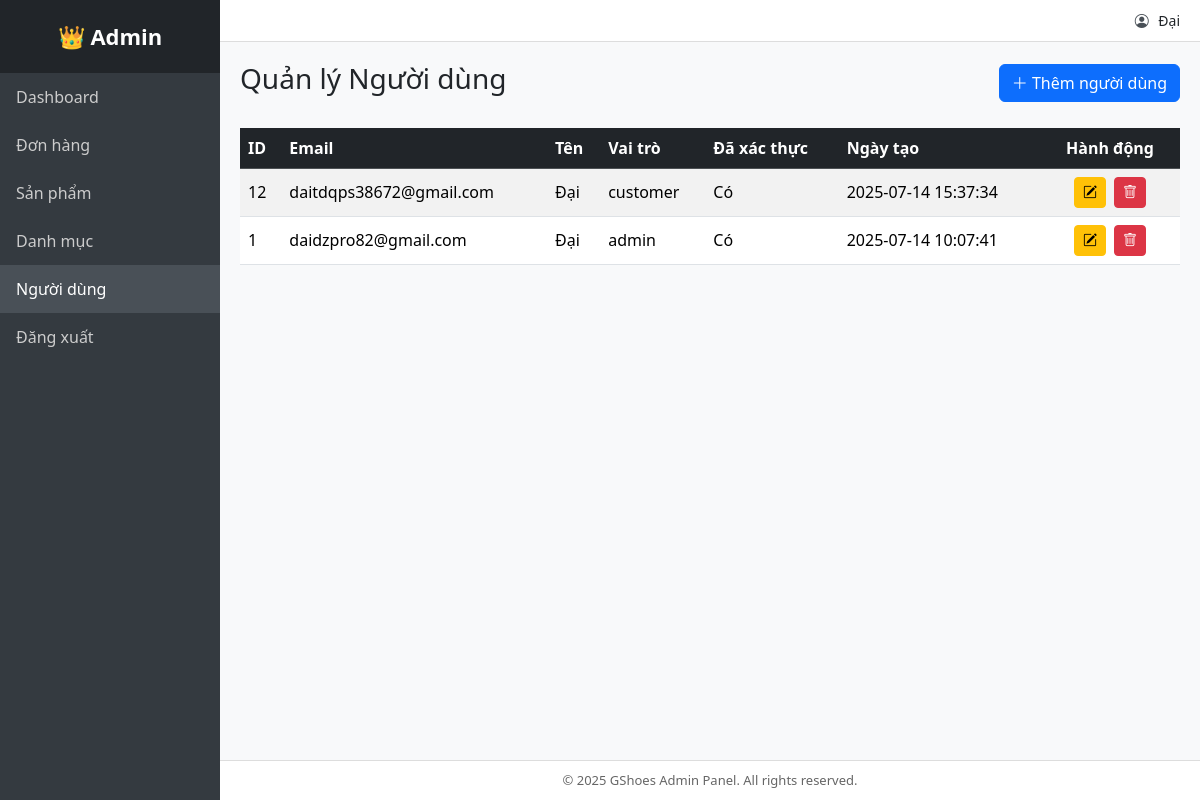
Page /admin/index.php?controller=user&action=index (signed in) on the committed database.
### tables this page shows
CREATE TABLE `users` (
  `id` int(10) UNSIGNED NOT NULL,
  `email` varchar(120) NOT NULL,
  `password` char(255) NOT NULL,
  `name` varchar(120) DEFAULT NULL,
  `role` enum('customer','admin') DEFAULT 'customer',
  `created_at` timestamp NOT NULL DEFAULT current_timestamp(),
  `is_verified` tinyint(1) DEFAULT 0,
  `otp_code` varchar(10) DEFAULT NULL,
  `reset_token` varchar(64) DEFAULT NULL,
  `reset_token_expiry` datetime DEFAULT NULL
);

### admin/controllers/UserController.php (called while the page is built, shortened)
<?php
require_once __DIR__ . '/../models/UserModel.php';
class UserController
{
    private $model;
    public function __construct()
    {
        $this->model = new UserModel();
    }
    public function index()
    {
        $users = $this->model->getAll();
        require __DIR__ . '/../views/user/index.php';
    }
}

### admin/models/UserModel.php (called while the page is built, shortened)
<?php
require_once __DIR__ . '/../../includes/db.php';
class UserModel
{
    private $pdo;
    public function __construct()
    {
        $this->pdo = getPDO();
    }
    public function getAll()
    {
        $stmt = $this->pdo->query("SELECT id, email, name, role, created_at, is_verified FROM users ORDER BY created_at DESC");
        return $stmt->fetchAll();
    }
}

### includes/db.php (called while the page is built)
<?php
function getPDO(): PDO {
    static $pdo = null;
    if ($pdo === null) {
        $pdo = new PDO(
            'mysql:host=localhost;dbname=shoe_shop;charset=utf8mb4',
            'root',
            '',
            [
                PDO::ATTR_ERRMODE => PDO::ERRMODE_EXCEPTION,
                PDO::ATTR_DEFAULT_FETCH_MODE => PDO::FETCH_ASSOC,
            ]
        );
    }
    return $pdo;
}

### admin/views/user/index.php (the view)
<?php require_once __DIR__ . '/../../layouts/header.php'; ?>
<div class="d-flex justify-content-between align-items-center mb-4">
    <h1 class="h3">Quản lý Người dùng</h1>
    <a href="index.php?controller=user&action=create" class="btn btn-primary">
        <i class="bi bi-plus-lg"></i> Thêm người dùng
    </a>
</div>
<table class="table table-striped table-hover align-middle">
    <thead class="table-dark">
        <tr>
            <th>ID</th>
            <th>Email</th>
            <th>Tên</th>
            <th>Vai trò</th>
            <th>Đã xác thực</th>
            <th>Ngày tạo</th>
            <th class="text-center" style="width: 140px;">Hành động</th>
        </tr>
    </thead>
    <tbody>
        <?php if (!empty($users)): ?>
            <?php foreach ($users as $u): ?>
                <tr>
                    <td><?= htmlspecialchars($u['id']) ?></td>
                    <td><?= htmlspecialchars($u['email']) ?></td>
                    <td><?= htmlspecialchars($u['name']) ?></td>
                    <td><?= htmlspecialchars($u['role']) ?></td>
                    <td><?= $u['is_verified'] ? 'Có' : 'Chưa' ?></td>
                    <td><?= $u['created_at'] ?></td>
                    <td class="text-center">
                        <a href="index.php?controller=user&action=edit&id=<?= $u['id'] ?>" class="btn btn-sm btn-warning me-1" title="Sửa">
                            <i class="bi bi-pencil-square"></i>
                        </a>
                        <a href="index.php?controller=user&action=delete&id=<?= $u['id'] ?>" class="btn btn-sm btn-danger" title="Xóa"
                            onclick="return confirm('Bạn có chắc muốn xóa người dùng này không?');">
                            <i class="bi bi-trash"></i>
                        </a>
                    </td>
                </tr>
            <?php endforeach; ?>
        <?php else: ?>
            <tr><td colspan="7" class="text-center">Chưa có người dùng nào.</td></tr>
        <?php endif; ?>
    </tbody>
</table>
<?php require_once __DIR__ . '/../../layouts/footer.php'; ?>

### admin/layouts/header.php (shortened to what this page needs)
<?php
$user = $_SESSION['admin_user'] ?? null;
?>
<!DOCTYPE html>
<html lang="vi">
<head>
    <link href="https://cdn.jsdelivr.net/npm/bootstrap@5.3.3/dist/css/bootstrap.min.css" rel="stylesheet" />
    <link href="https://cdn.jsdelivr.net/npm/bootstrap-icons@1.10.5/font/bootstrap-icons.css" rel="stylesheet" />
</head>
<body>
    <nav class="sidebar">
        <div class="logo">👑 Admin</div>
        <a href="index.php?controller=dashboard&action=index" class="<?= ($_GET['controller'] ?? '') === 'dashboard' ? 'active' : '' ?>">Dashboard</a>
        <a href="index.php?controller=order&action=index" class="<?= ($_GET['controller'] ?? '') === 'order' ? 'active' : '' ?>">Đơn hàng</a>
        <a href="index.php?controller=product&action=index" class="<?= ($_GET['controller'] ?? '') === 'product' ? 'active' : '' ?>">Sản phẩm</a>
        <a href="index.php?controller=category&action=index" class="<?= ($_GET['controller'] ?? '') === 'category' ? 'active' : '' ?>">Danh mục</a>
        <a href="index.php?controller=user&action=index" class="<?= ($_GET['controller'] ?? '') === 'user' ? 'active' : '' ?>">Người dùng</a>
        <a href="index.php?controller=auth&action=logout">Đăng xuất</a>
    </nav>
    <div class="main-wrapper">
        <header class="admin-header">
            <div class="user-info">
                <i class="bi bi-person-circle"></i>
                <?= htmlspecialchars($user['name'] ?? 'Admin') ?>
            </div>
        </header>
        <main class="admin-content">

### admin/layouts/header.php (style rules this page uses)
body { min-height: 100vh; display: flex; margin: 0; }
.sidebar { width: 220px; background-color: #343a40; color: #fff; flex-shrink: 0; position: fixed; top: 0; bottom: 0; overflow-y: auto; }
.sidebar a { color: #ccc; text-decoration: none; display: block; padding: 12px 16px; font-weight: 500; }
.sidebar a.active, .sidebar a:hover { background-color: #495057; color: #fff; }
.sidebar .logo { font-size: 22px; font-weight: 700; padding: 20px 16px; background-color: #212529; text-align: center; }
.main-wrapper { margin-left: 220px; flex-grow: 1; display: flex; flex-direction: column; min-height: 100vh; }
header.admin-header { background-color: #fff; padding: 10px 20px; border-bottom: 1px solid #ddd; display: flex; justify-content: flex-end; align-items: center; gap: 15px; font-weight: 500; font-size: 14px; }
header.admin-header .user-info i { margin-right: 6px; color: #495057; }
main.admin-content { flex-grow: 1; padding: 20px; background-color: #f8f9fa; }

### rows in the picture
users: name "Đại", id "1", email "daidzpro82@gmail.com", role "admin", is_verified "Có", created_at "2025-07-14 10:07:41"
users: id "12", email "daitdqps38672@gmail.com", name "Đại", role "customer", is_verified "Có", created_at "2025-07-14 15:37:34"
